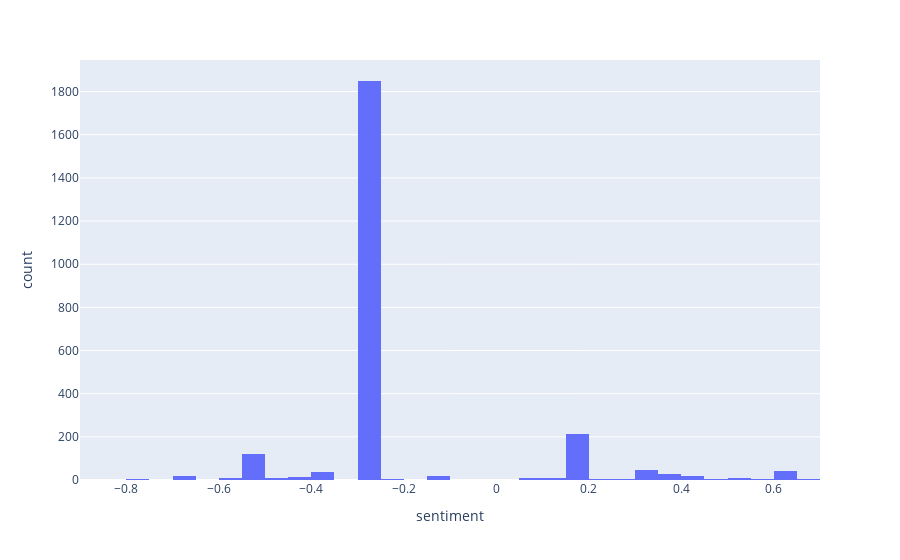

Notebook source saved alongside this figure:
### Code cell
fig = px.histogram(df_clean.query('sentiment != 0'), x="sentiment")
fig.show()

### Figure 1 — Plotly figure (JSON) as saved in the notebook; plotly's stock layout.template omitted (floating-point values rounded to 4 significant figures; data arrays with more than 128 entries replaced by an {"elided": "..."} marker saying what was removed)
{"data": [{"alignmentgroup": "True", "bingroup": "x", "hovertemplate": "sentiment=%{x}<br>count=%{y}<extra></extra>", "legendgroup": "", "marker": {"color": "#636efa", "pattern": {"shape": ""}}, "name": "", "offsetgroup": "", "orientation": "v", "showlegend": false, "type": "histogram", "x": {"elided": "2486 float values"}, "xaxis": "x", "yaxis": "y"}], "layout": {"barmode": "relative", "legend": {"tracegroupgap": 0}, "margin": {"t": 60}, "xaxis": {"anchor": "y", "domain": [0, 1], "title": {"text": "sentiment"}}, "yaxis": {"anchor": "x", "domain": [0, 1], "title": {"text": "count"}}}}
